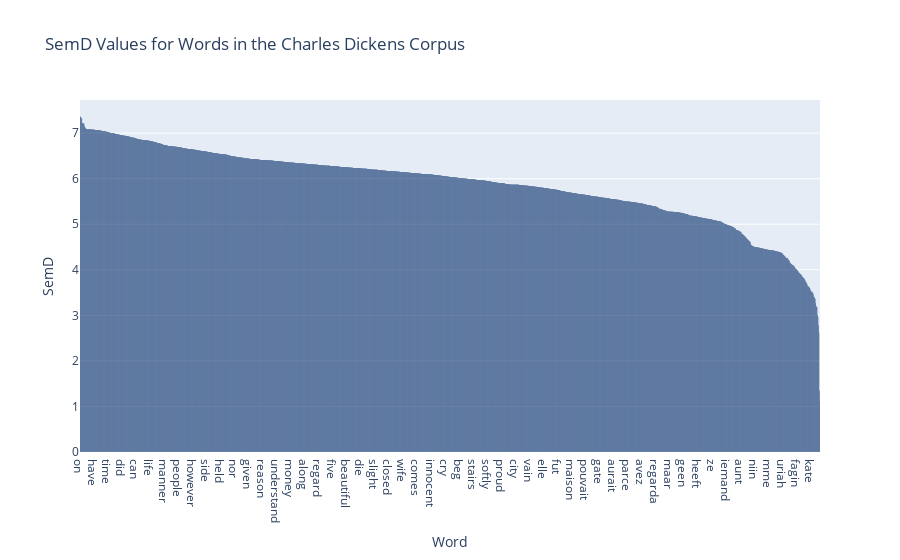

Notebook source saved alongside this figure:
### Markdown cell above
Other corpora

### Code cell
context_length = 1000
min_frequency = 500
min_contexts = 5

# directory_names = ['Shakespeare', 'Oscar Wilde', 'Mark Twain', 'Rudyard Kipling', 'G K Chesterton', 'Arthur Conan Doyle', 'Charles Dickens','Tolstoy']
directory_names = ['Charles Dickens']
for directory_name in directory_names:
    directory = f'../Text data/{directory_name}/'
    # semD_df= corpus_semd(directory, context_length=context_length, min_frequency=min_frequency, min_contexts=min_contexts)

    corpus_name = directory.split('/')[-2]
    corpus = load_corpus(directory)
    print(f'Length of Corpus: {len(corpus)}')
    print(f'First 20 words in the corpus: {corpus[:20]}')
    # Performing LSA for the whole corpus
    word_vectors, context_vectors, word_to_index, contexts = perform_lsa(corpus, context_length = context_length, min_frequency=min_frequency)
    print(f'Context vectors shape: {context_vectors.shape}')

    # Calculate semD values for all words in the index and plot them with the corresponding word label
    semD_values = {word: calculate_semd(word, word_vectors, context_vectors, word_to_index, min_contexts) for word in word_to_index}

    # Sort semD values in descending order of their values
    semD_values = {k: v for k, v in sorted(semD_values.items(), key=lambda item: item[1], reverse=True)}

    # Create a DataFrame from the semD values
    df = pd.DataFrame(list(semD_values.items()), columns=['Word', 'SemD'])

    # save_path = f'../Code/{corpus_name}_semD_Basic_lowercase_{context_length}word_contexts_min_freq_{min_frequency}_min_contexts_{min_contexts}.csv'
    # df.to_csv(save_path, index=False)

    # Plot the semD values using plotly
    fig = px.bar(df, x='Word', y='SemD', title=f'SemD Values for Words in the {corpus_name} Corpus')

    # add color to the plot
    fig.update_traces(marker_color='rgb(158,202,225)', marker_line_color='rgb(8,48,107)',marker_line_width=1.5, opacity=0.6)
    fig.show()

    # save figure
    # fig.write_html(f"../Code/{corpus_name}_semD_Basic_lowercase_{context_length}word_contexts_min{min_frequency}freq_min{min_contexts}contexts.html")

### Figure 1 — Plotly figure (JSON) as saved in the notebook; plotly's stock layout.template omitted (floating-point values rounded to 4 significant figures; data arrays with more than 128 entries replaced by an {"elided": "..."} marker saying what was removed)
{"data": [{"alignmentgroup": "True", "hovertemplate": "Word=%{x}<br>SemD=%{y}<extra></extra>", "legendgroup": "", "marker": {"color": "rgb(158,202,225)", "line": {"color": "rgb(8,48,107)", "width": 1.5}, "pattern": {"shape": ""}}, "name": "", "offsetgroup": "", "opacity": 0.6, "orientation": "v", "showlegend": false, "textposition": "auto", "type": "bar", "x": {"elided": "1580 str values"}, "xaxis": "x", "y": {"elided": "1580 float values"}, "yaxis": "y"}], "layout": {"barmode": "relative", "legend": {"tracegroupgap": 0}, "title": {"text": "SemD Values for Words in the Charles Dickens Corpus"}, "xaxis": {"anchor": "y", "domain": [0, 1], "title": {"text": "Word"}}, "yaxis": {"anchor": "x", "domain": [0, 1], "title": {"text": "SemD"}}}}
